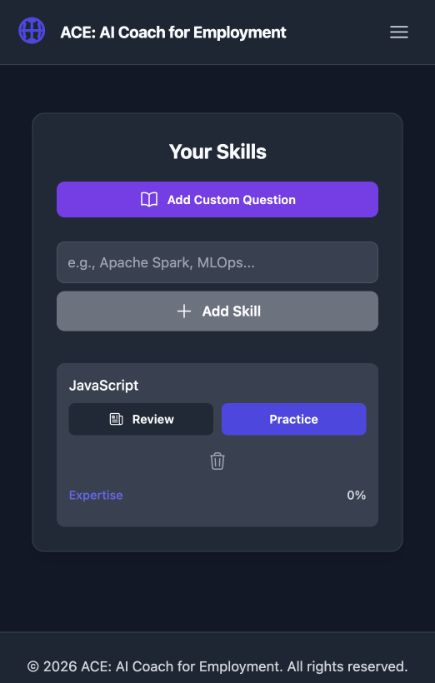
#> input picture scripts/assets/ace-preview/01-skills.png, 435 x 683 px
$ python generate-ace-preview.py
#> lines starting #> are read from the running program, lines starting #| are printed output that depends on the picture
"""Build an interface tour from real ace-interview.app screenshots.

Requires Pillow and ffmpeg. Capture date: 2026-09-27.
Only working UI screens are shown. Live question generation and revision
summary returned server errors; this is not an end-to-end AI feedback demo.
Run: python scripts/generate-ace-preview.py
"""
from pathlib import Path
import subprocess
import tempfile
from PIL import Image, ImageDraw, ImageFont

ROOT = Path(__file__).resolve().parents[1]
MEDIA = ROOT / 'public/media'
SOURCES = ROOT / 'scripts/assets/ace-preview'
FONT = '/System/Library/Fonts/Supplemental/Arial.ttf'
BOLD = '/System/Library/Fonts/Supplemental/Arial Bold.ttf'
STEPS = [
    ('01-skills.png', 'Choose a skill.', ['Build a practice list around', 'the topics you want to improve.']),
    ('02-session.png', 'Pick your difficulty.', ['AI generates questions for your skill', 'at the difficulty level you choose.']),
    ('03-custom.png', 'Practice your questions.', ['Add specific questions you have seen', 'in interviews or elsewhere, along with', 'an ideal answer to practice against.']),
]

def scene(index):
#> called with index = 0
    filename, title, lines = STEPS[index]
    canvas = Image.new('RGB', (1280, 720), '#10151f')
    draw = ImageDraw.Draw(canvas)
    def text(x, y, value, size, color, bold=False):
        draw.text((x, y), value, font=ImageFont.truetype(BOLD if bold else FONT, size), fill=color)
    text(70, 60, 'ACE / INTERVIEW PREP', 20, '#afa5ff', True)
    text(70, 200, title, 48, '#f2f3f7', True)
    for j, line in enumerate(lines):
        text(70, 280 + j * 35, line, 25, '#aeb8c9')
    text(70, 440, 'INTERFACE PREVIEW', 15, '#8894aa')
    for j in range(3):
        x = 70 + j * 62
        draw.rounded_rectangle((x, 490, x + 46, 494), radius=2, fill='#9b8aff' if j == index else '#30384a')
    text(70, 625, 'ace-interview.app', 20, '#d1d8e6')
    screenshot = Image.open(SOURCES / filename).convert('RGB')
#> screenshot is the input picture: PIL image 435x683 RGB; mean R, G, B 43.7, 48.1, 69.7
    screenshot.thumbnail((405, 640), Image.Resampling.LANCZOS)
#> screenshot: PIL image 405x636 RGB
    x, y = 825 + (405 - screenshot.width) // 2, (720 - screenshot.height) // 2
#> x = 825; y = 42
    canvas.paste(screenshot, (x, y))
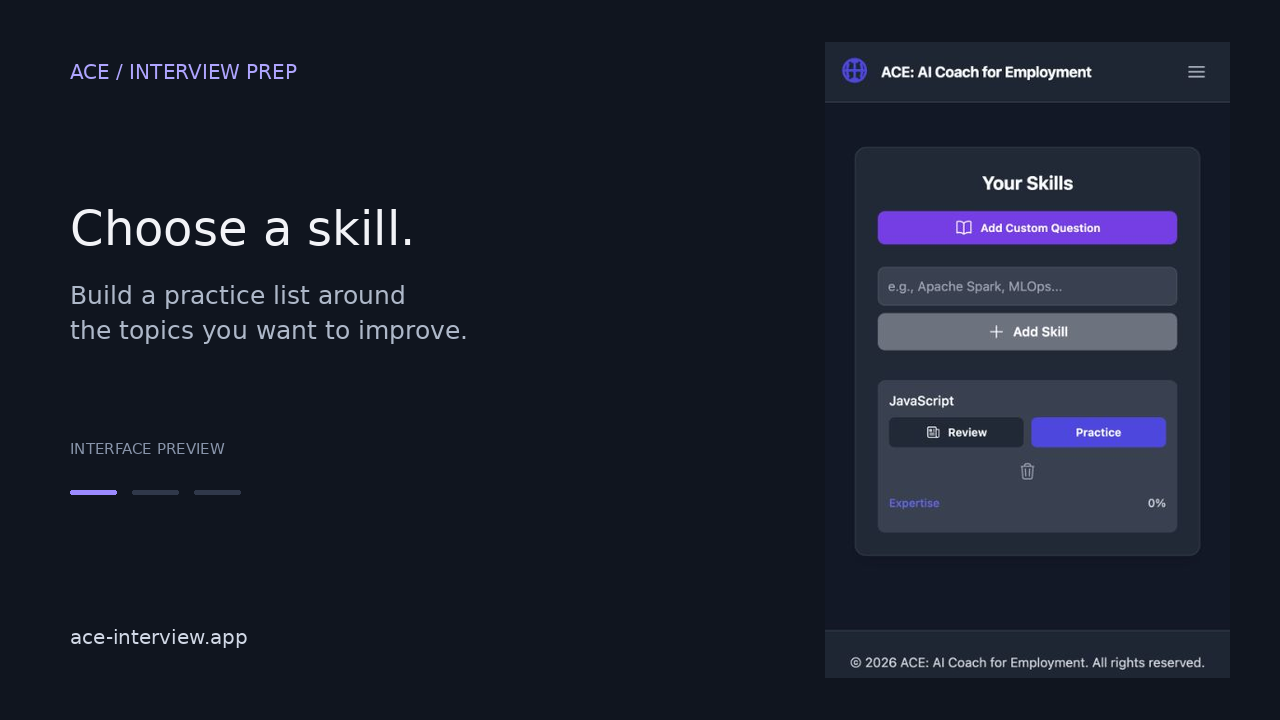
#> canvas: PIL image 1280x720 RGB; mean R, G, B 25.6, 30.4, 43.8
    return canvas

MEDIA.mkdir(exist_ok=True)
scenes = [scene(i) for i in range(3)]
#> call 2 of scene, with index = 1
#> in scene (call 2), `filename, title, lines = STEPS[index]`: filename = '02-session.png'; title = 'Pick your difficulty.'; lines = ['AI generates questions for your skill', 'at the difficulty level you choose.']
#> the loop in scene (call 2), `for j, line in enumerate(lines):` made 2 passes
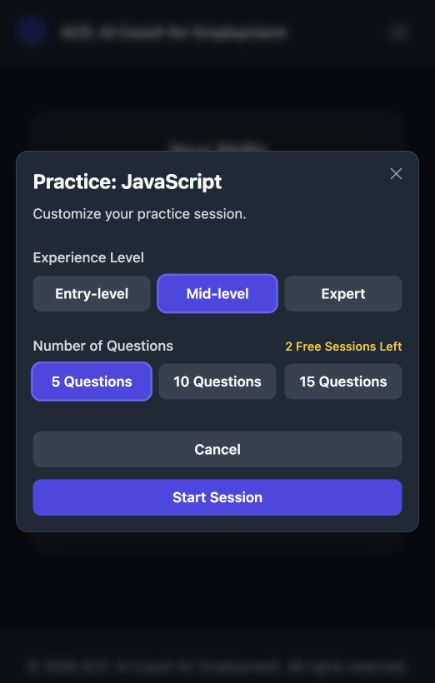
#> input picture scripts/assets/ace-preview/02-session.png, 435 x 683 px
#> in scene, screenshot is the input picture: PIL image 435x683 RGB; mean R, G, B 32.4, 36.5, 55.8
#> in scene (call 2), `canvas.paste(screenshot, (x, y))`:
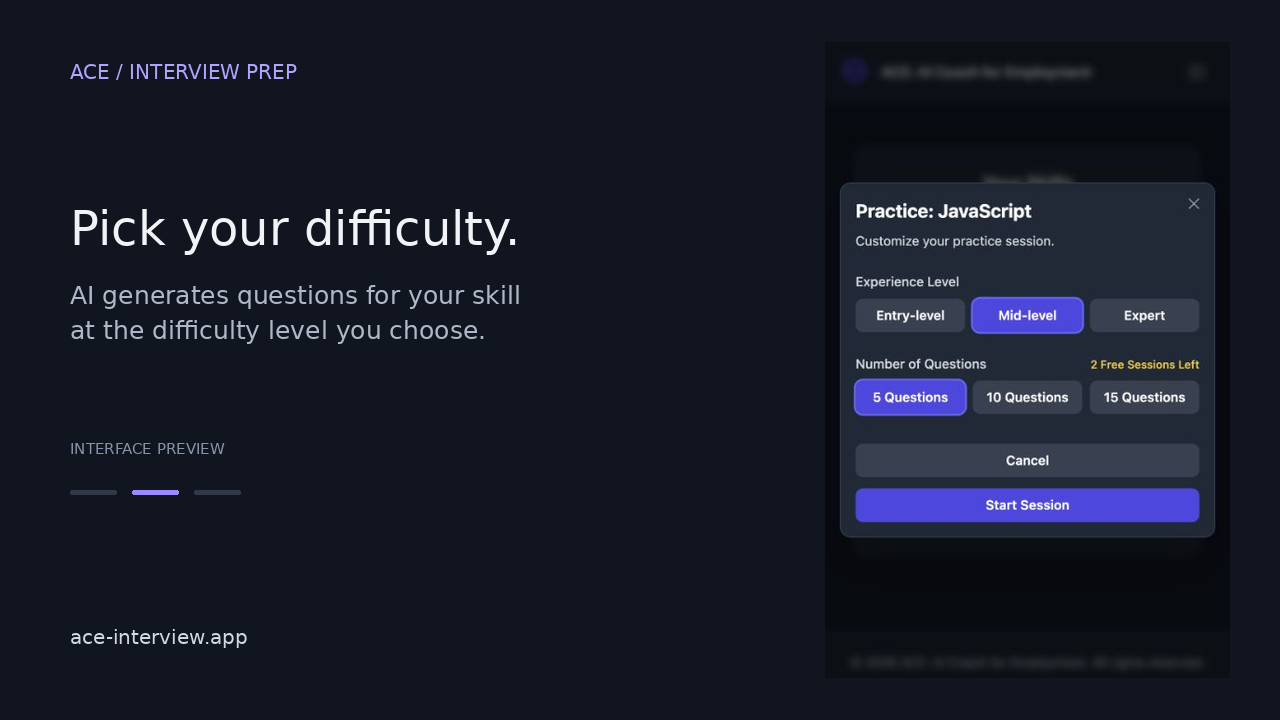
#> canvas: PIL image 1280x720 RGB; mean R, G, B 22.8, 27.6, 40.3
#> call 3 of scene, with index = 2
#> in scene (call 3), `filename, title, lines = STEPS[index]`: filename = '03-custom.png'; title = 'Practice your questions.'; lines = ['Add specific questions you have seen', 'in interviews or elsewhere, along with', 'an ideal answer to practice against.']
#> the loop in scene (call 3), `for j, line in enumerate(lines):` made 3 passes
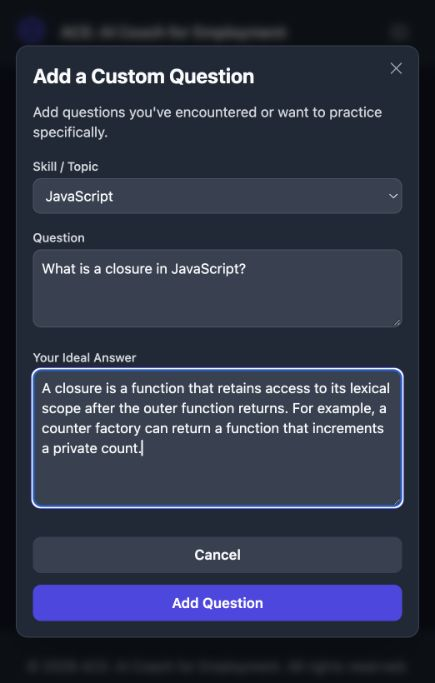
#> input picture scripts/assets/ace-preview/03-custom.png, 435 x 683 px
#> in scene, screenshot is the input picture: PIL image 435x683 RGB; mean R, G, B 46.8, 52.6, 71.7
#> in scene (call 3), `canvas.paste(screenshot, (x, y))`:
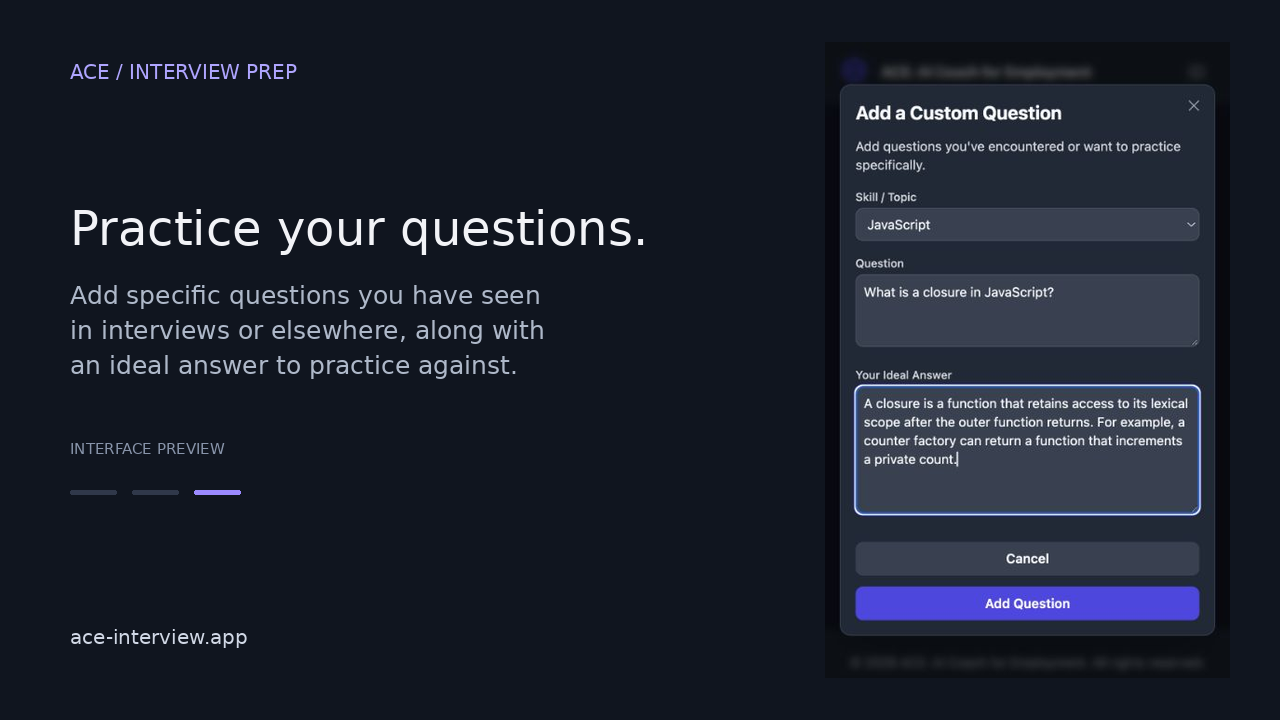
#> canvas: PIL image 1280x720 RGB; mean R, G, B 27.6, 32.8, 45.5
#> scenes = 3 items
scenes[1].save(MEDIA / 'ace-interview-demo-poster.jpg', quality=92)
with tempfile.TemporaryDirectory(prefix='ace-preview-') as folder:
    frame_id = 0
    for i, current in enumerate(scenes):
        for _ in range(60):
            current.save(Path(folder) / f'{frame_id:04}.png')
            frame_id += 1
        for j in range(1, 9):
            Image.blend(current, scenes[(i + 1) % 3], j / 8).save(Path(folder) / f'{frame_id:04}.png')
            frame_id += 1
#> this loop made 3 passes
#> pass 1, `Image.blend(current, scenes[(i + 1) % 3], j / 8).save(Path(folder) / f..`:
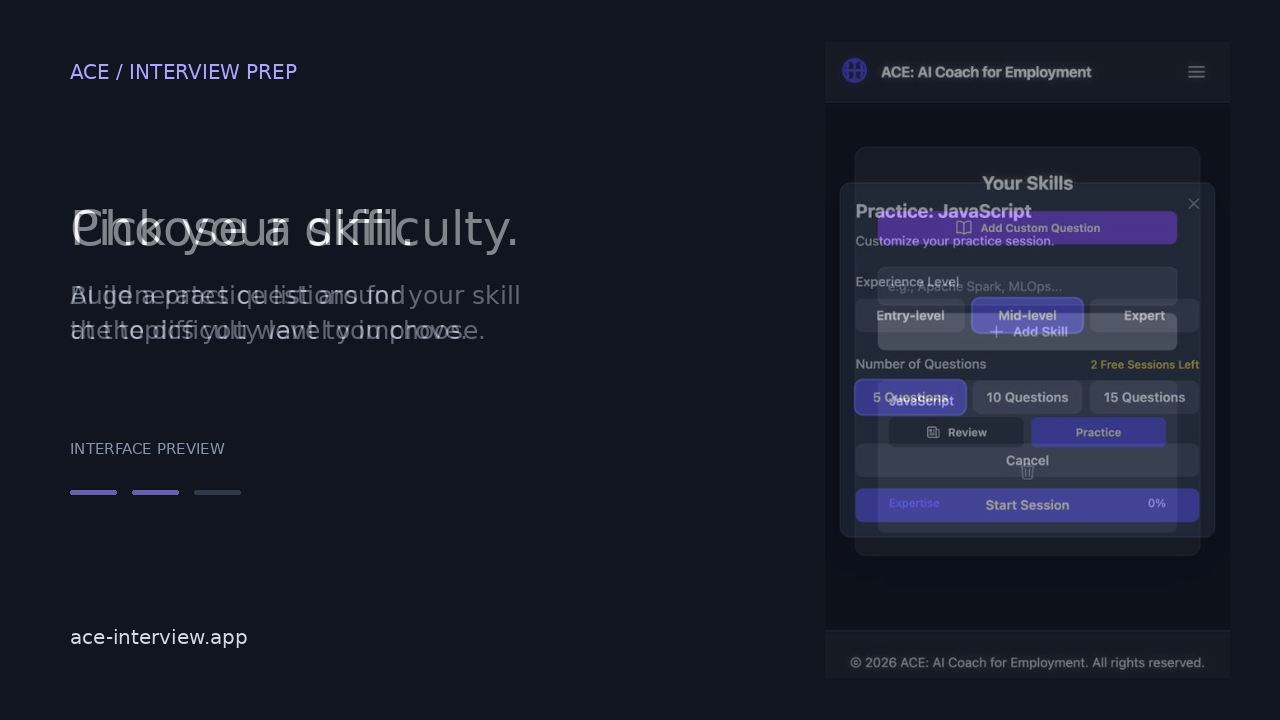
#> saved as 0063.png: PIL image 1280x720 RGB; mean R, G, B 24.2, 28.9, 42
#> after the loop, frame_id = 204
    subprocess.run(['ffmpeg', '-y', '-loglevel', 'error', '-framerate', '15', '-i', f'{folder}/%04d.png',
                    '-c:v', 'libx264', '-crf', '23', '-pix_fmt', 'yuv420p', '-movflags', '+faststart',
                    str(MEDIA / 'ace-interview-demo.mp4')], check=True)
#> (this line was passed over: subprocess is not available in this run)
subprocess.run(['ffmpeg', '-y', '-loglevel', 'error', '-i', str(MEDIA / 'ace-interview-demo.mp4'),
                '-c:v', 'libvpx-vp9', '-b:v', '0', '-crf', '34', str(MEDIA / 'ace-interview-demo.webm')], check=True)
#> (this line was passed over: subprocess is not available in this run)
subprocess.run(['ffmpeg', '-y', '-loglevel', 'error', '-i', str(MEDIA / 'ace-interview-demo.mp4'),
                '-filter_complex', 'fps=8,scale=960:-1:flags=lanczos,split[a][b];[a]palettegen[p];[b][p]paletteuse',
                '-loop', '0', str(MEDIA / 'ace-interview-demo.gif')], check=True)
#> (this line was passed over: subprocess is not available in this run)
